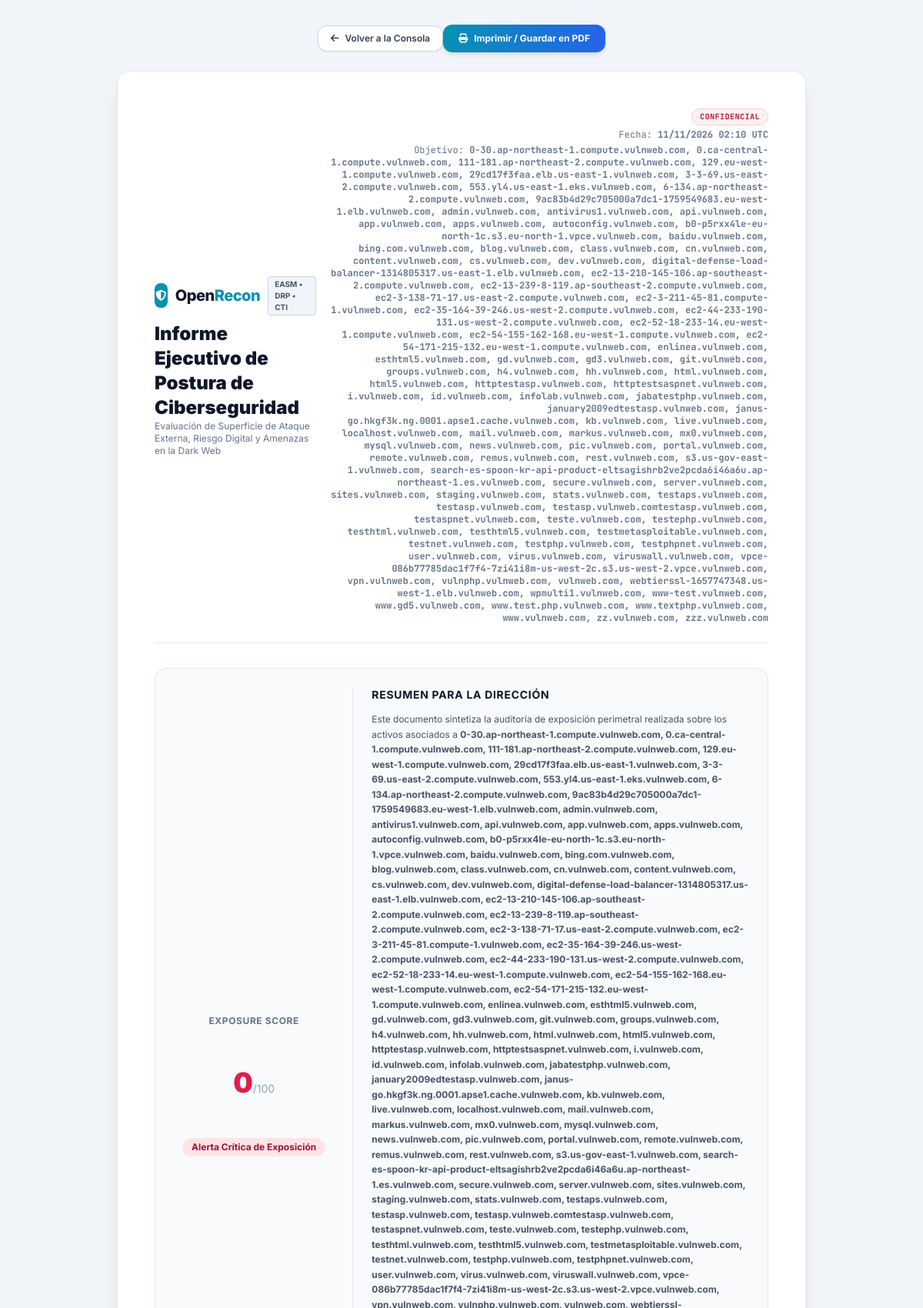
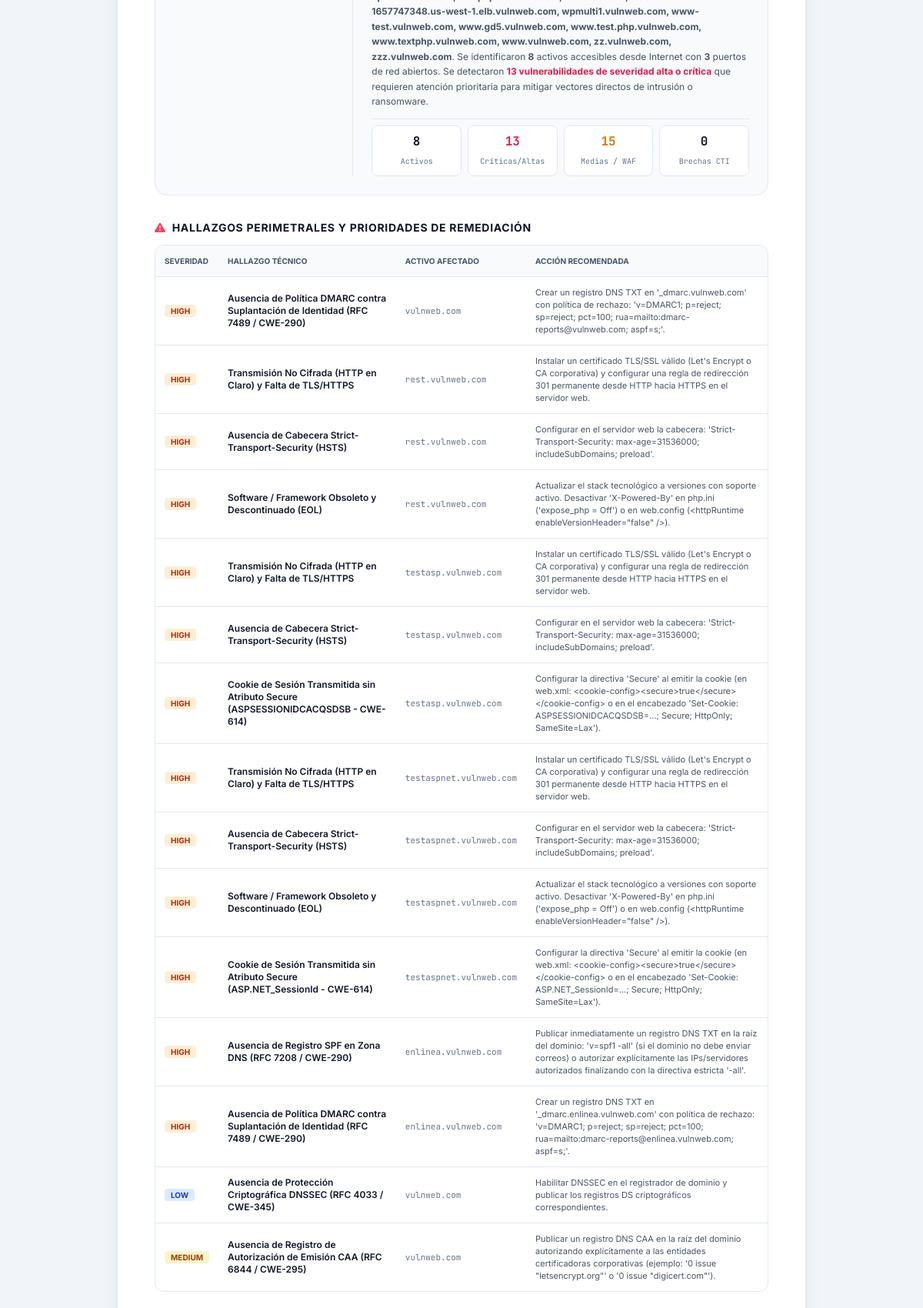
The app's page /report.php (upper part) with its own data (2 pictures, top to bottom).
### tables this page shows
CREATE TABLE vulnerabilities (
            id INTEGER PRIMARY KEY AUTOINCREMENT,
            asset_subdomain TEXT NOT NULL,
            title TEXT NOT NULL,
            severity TEXT NOT NULL,
            description TEXT,
            remediation TEXT,
            created_at DATETIME DEFAULT CURRENT_TIMESTAMP
        , status TEXT DEFAULT 'OPEN', mitigation_notes TEXT, cve_id TEXT, validation_state TEXT DEFAULT 'POTENCIAL', cvss_score REAL DEFAULT 0.0, epss_score REAL DEFAULT 0.0, cisa_kev INTEGER DEFAULT 0, evidence TEXT);

### report.php (the view, shortened to what this page needs)
<?php
$dbFile = __DIR__ . '/openrecon.sqlite';
try {
    $pdo = new PDO("sqlite:" . $dbFile);
    $pdo->setAttribute(PDO::ATTR_ERRMODE, PDO::ERRMODE_EXCEPTION);
    $pdo->setAttribute(PDO::ATTR_DEFAULT_FETCH_MODE, PDO::FETCH_ASSOC);
    $requestedSeed = trim($_GET['seed'] ?? '');
    if (!empty($requestedSeed) && $requestedSeed !== 'ALL') {
        $domainTitle = $requestedSeed;
        $totalAssets = (int)$pdo->prepare("SELECT COUNT(*) FROM assets WHERE seed_domain = ?")->execute([$requestedSeed]) ? $pdo->query("SELECT COUNT(*) FROM assets WHERE seed_domain = " . $pdo->quote($requestedSeed))->fetchColumn() : 0;
        $liveAssets = (int)$pdo->query("SELECT COUNT(*) FROM assets WHERE seed_domain = " . $pdo->quote($requestedSeed) . " AND is_live = 1")->fetchColumn();
        $openPorts = (int)$pdo->query("SELECT COUNT(*) FROM open_ports WHERE asset_subdomain IN (SELECT subdomain FROM assets WHERE seed_domain = " . $pdo->quote($requestedSeed) . ")")->fetchColumn();
        $critVulns = (int)$pdo->query("SELECT COUNT(*) FROM vulnerabilities WHERE severity = 'CRITICAL' AND (status = 'OPEN' OR status = 'IN_PROGRESS' OR status IS NULL) AND asset_subdomain IN (SELECT subdomain FROM assets WHERE seed_domain = " . $pdo->quote($requestedSeed) . ")")->fetchColumn();
        $highVulns = (int)$pdo->query("SELECT COUNT(*) FROM vulnerabilities WHERE severity = 'HIGH' AND (status = 'OPEN' OR status = 'IN_PROGRESS' OR status IS NULL) AND asset_subdomain IN (SELECT subdomain FROM assets WHERE seed_domain = " . $pdo->quote($requestedSeed) . ")")->fetchColumn();
        $medVulns = (int)$pdo->query("SELECT COUNT(*) FROM vulnerabilities WHERE severity = 'MEDIUM' AND (status = 'OPEN' OR status = 'IN_PROGRESS' OR status IS NULL) AND asset_subdomain IN (SELECT subdomain FROM assets WHERE seed_domain = " . $pdo->quote($requestedSeed) . ")")->fetchColumn();
        $lowVulns = (int)$pdo->query("SELECT COUNT(*) FROM vulnerabilities WHERE severity = 'LOW' AND (status = 'OPEN' OR status = 'IN_PROGRESS' OR status IS NULL) AND asset_subdomain IN (SELECT subdomain FROM assets WHERE seed_domain = " . $pdo->quote($requestedSeed) . ")")->fetchColumn();
        $resolvedVulns = (int)$pdo->query("SELECT COUNT(*) FROM vulnerabilities WHERE status = 'RESOLVED' AND asset_subdomain IN (SELECT subdomain FROM assets WHERE seed_domain = " . $pdo->quote($requestedSeed) . ")")->fetchColumn();
        $drpCount = (int)$pdo->query("SELECT COUNT(*) FROM drp_threats WHERE seed_domain = " . $pdo->quote($requestedSeed) . " AND (status = 'OPEN' OR status IS NULL)")->fetchColumn();
        $credLeaksCount = (int)$pdo->query("SELECT COUNT(*) FROM credential_leaks WHERE seed_domain = " . $pdo->quote($requestedSeed))->fetchColumn();
        $secretsCount = (int)$pdo->query("SELECT COUNT(*) FROM exposed_secrets WHERE asset_subdomain IN (SELECT subdomain FROM assets WHERE seed_domain = " . $pdo->quote($requestedSeed) . ")")->fetchColumn();
        $core = explode('.', $requestedSeed)[0];
        $ransomMatched = (int)$pdo->query("SELECT COUNT(*) FROM ransomware_leaks WHERE victim_name LIKE " . $pdo->quote('%' . $core . '%'))->fetchColumn();
        $assets = $pdo->query("SELECT * FROM assets WHERE seed_domain = " . $pdo->quote($requestedSeed) . " ORDER BY is_live DESC LIMIT 25")->fetchAll();
        $vulns = $pdo->query("SELECT v.* FROM vulnerabilities v JOIN assets a ON v.asset_subdomain = a.subdomain WHERE a.seed_domain = " . $pdo->quote($requestedSeed) . " AND (v.status != 'RESOLVED' OR v.status IS NULL) ORDER BY CASE v.severity WHEN 'CRITICAL' THEN 1 WHEN 'HIGH' THEN 2 ELSE 3 END LIMIT 15")->fetchAll();
        $threats = $pdo->query("SELECT * FROM drp_threats WHERE seed_domain = " . $pdo->quote($requestedSeed) . " LIMIT 10")->fetchAll();
        $leaks = $pdo->query("SELECT * FROM credential_leaks WHERE seed_domain = " . $pdo->quote($requestedSeed))->fetchAll();
        $totalIocs = (int)$pdo->query("SELECT COUNT(*) FROM threat_iocs")->fetchColumn();
    } else {
        $seeds = $pdo->query("SELECT domain FROM seeds")->fetchAll(PDO::FETCH_COLUMN);
        $domainTitle = !empty($seeds) ? implode(', ', $seeds) : 'Entidad Monitoreada';
        $liveAssets = (int)$pdo->query("SELECT COUNT(*) FROM assets WHERE is_live = 1 AND seed_domain IN (SELECT domain FROM seeds)")->fetchColumn();
        $openPorts = (int)$pdo->query("SELECT COUNT(*) FROM open_ports WHERE asset_subdomain IN (SELECT subdomain FROM assets WHERE seed_domain IN (SELECT domain FROM seeds))")->fetchColumn();
        $critVulns = (int)$pdo->query("SELECT COUNT(*) FROM vulnerabilities WHERE severity = 'CRITICAL' AND (status = 'OPEN' OR status = 'IN_PROGRESS' OR status IS NULL) AND asset_subdomain IN (SELECT subdomain FROM assets WHERE seed_domain IN (SELECT domain FROM seeds))")->fetchColumn();
        $highVulns = (int)$pdo->query("SELECT COUNT(*) FROM vulnerabilities WHERE severity = 'HIGH' AND (status = 'OPEN' OR status = 'IN_PROGRESS' OR status IS NULL) AND asset_subdomain IN (SELECT subdomain FROM assets WHERE seed_domain IN (SELECT domain FROM seeds))")->fetchColumn();
        $medVulns = (int)$pdo->query("SELECT COUNT(*) FROM vulnerabilities WHERE severity = 'MEDIUM' AND (status = 'OPEN' OR status = 'IN_PROGRESS' OR status IS NULL) AND asset_subdomain IN (SELECT subdomain FROM assets WHERE seed_domain IN (SELECT domain FROM seeds))")->fetchColumn();
        $lowVulns = (int)$pdo->query("SELECT COUNT(*) FROM vulnerabilities WHERE severity = 'LOW' AND (status = 'OPEN' OR status = 'IN_PROGRESS' OR status IS NULL) AND asset_subdomain IN (SELECT subdomain FROM assets WHERE seed_domain IN (SELECT domain FROM seeds))")->fetchColumn();
        $drpCount = (int)$pdo->query("SELECT COUNT(*) FROM drp_threats WHERE seed_domain IN (SELECT domain FROM seeds) AND (status = 'OPEN' OR status IS NULL)")->fetchColumn();
        $credLeaksCount = (int)$pdo->query("SELECT COUNT(*) FROM credential_leaks WHERE seed_domain IN (SELECT domain FROM seeds)")->fetchColumn();
        $secretsCount = (int)$pdo->query("SELECT COUNT(*) FROM exposed_secrets WHERE asset_subdomain IN (SELECT subdomain FROM assets WHERE seed_domain IN (SELECT domain FROM seeds))")->fetchColumn();
        $ransomMatched = (int)$pdo->query("SELECT COUNT(*) FROM ransomware_leaks WHERE is_matched = 1")->fetchColumn();
        $vulns = $pdo->query("SELECT v.* FROM vulnerabilities v JOIN assets a ON v.asset_subdomain = a.subdomain WHERE a.seed_domain IN (SELECT domain FROM seeds) AND (v.status != 'RESOLVED' OR v.status IS NULL) ORDER BY CASE v.severity WHEN 'CRITICAL' THEN 1 WHEN 'HIGH' THEN 2 ELSE 3 END LIMIT 15")->fetchAll();
    }
    $medPenalty = $medVulns * 3;
    $lowPenalty = $lowVulns * 1;
    $credPenalty = $credLeaksCount * 4;
    $penalty = ($critVulns * 25) + ($highVulns * 12) + ($secretsCount * 20) + ($ransomMatched * 50) + ($drpCount * 5) + $medPenalty + $lowPenalty + $credPenalty;
    $score = max(0, min(100, 100 - $penalty));
} catch (Exception $e) {
    die("Error cargando base de datos: " . $e->getMessage());
}
?>
<!DOCTYPE html>
<html lang="es">
<head>
    <link rel="stylesheet" href="assets/css/openrecon-styles.css">
    <link rel="stylesheet" href="assets/vendor/fontawesome/css/all.min.css">
    <script src="assets/js/tailwindcss.min.js"></script>
</head>
<body class="bg-slate-100 text-slate-800 p-4 sm:p-8">
    <div class="max-w-4xl mx-auto mb-6 flex items-center justify-between no-print">
        <a href="index.php" class="px-4 py-2 rounded-xl bg-white border border-slate-300 text-slate-700 text-xs font-semibold hover:bg-slate-50 transition flex items-center gap-2 shadow-sm">
            <i class="fa-solid fa-arrow-left"></i>
            <span>Volver a la Consola</span>
        </a>
        <button onclick="window.print()" class="px-5 py-2.5 rounded-xl bg-gradient-to-r from-cyan-600 to-blue-600 text-white text-xs font-bold shadow-md hover:from-cyan-500 hover:to-blue-500 transition flex items-center gap-2">
            <i class="fa-solid fa-print"></i>
            <span>Imprimir / Guardar en PDF</span>
        </button>
    </div>
    <div class="max-w-4xl mx-auto bg-white border border-slate-200 rounded-2xl shadow-xl p-8 sm:p-12 space-y-8">
        <div class="border-b border-slate-200 pb-6 flex flex-col sm:flex-row sm:items-center justify-between gap-4">
            <div>
                <div class="flex items-center gap-2.5 mb-1">
                    <span class="w-8 h-8 rounded-lg bg-cyan-600 text-white flex items-center justify-center font-bold text-sm shadow">
                        <i class="fa-solid fa-shield-halved"></i>
                    </span>
                    <span class="font-extrabold text-xl tracking-tight text-slate-900">Open<span class="text-cyan-600">Recon</span></span>
                    <span class="px-2 py-0.5 rounded text-[10px] font-bold bg-slate-100 text-slate-600 border border-slate-300 uppercase">EASM &bull; DRP &bull; CTI</span>
                </div>
                <h1 class="text-2xl font-black text-slate-900 mt-2">Informe Ejecutivo de Postura de Ciberseguridad</h1>
                <p class="text-xs text-slate-500">Evaluación de Superficie de Ataque Externa, Riesgo Digital y Amenazas en la Dark Web</p>
            </div>
            <div class="text-right sm:text-right text-xs text-slate-500 font-mono space-y-1">
                <span class="inline-block px-2.5 py-0.5 rounded-full text-[10px] font-bold uppercase tracking-wider bg-rose-50 text-rose-700 border border-rose-200">CONFIDENCIAL</span>
                <p class="mt-1">Fecha: <strong><?php echo date('d/m/Y H:i T'); ?></strong></p>
                <p>Objetivo: <strong><?php echo htmlspecialchars($domainTitle); ?></strong></p>
            </div>
        </div>
        <div class="grid grid-cols-1 md:grid-cols-12 gap-6 bg-slate-50 border border-slate-200 rounded-2xl p-6">
            <div class="md:col-span-4 flex flex-col items-center justify-center text-center border-b md:border-b-0 md:border-r border-slate-200 pb-4 md:pb-0 md:pr-6">
                <span class="text-xs font-bold text-slate-500 uppercase tracking-wider mb-2">Exposure Score</span>
                <div class="relative w-32 h-32 flex items-center justify-center">
                    <div class="text-4xl font-black <?php echo $score >= 75 ? 'text-emerald-600' : ($score >= 50 ? 'text-amber-600' : 'text-rose-600'); ?>">
                        <?php echo $score; ?><span class="text-sm text-slate-400 font-normal">/100</span>
                    </div>
                </div>
                <span class="px-3 py-1 rounded-full text-xs font-bold <?php echo $score >= 75 ? 'bg-emerald-100 text-emerald-800' : ($score >= 50 ? 'bg-amber-100 text-amber-800' : 'bg-rose-100 text-rose-800'); ?> mt-2">
                    <?php echo $score >= 75 ? 'Postura Defensiva Alta' : ($score >= 50 ? 'Riesgo Moderado' : 'Alerta Crítica de Exposición'); ?>
                </span>
            </div>
            <div class="md:col-span-8 flex flex-col justify-center space-y-3">
                <h3 class="text-sm font-bold text-slate-900 uppercase tracking-wider">Resumen para la Dirección</h3>
                <p class="text-xs text-slate-600 leading-relaxed">
                    Este documento sintetiza la auditoría de exposición perimetral realizada sobre los activos asociados a <strong><?php echo htmlspecialchars($domainTitle); ?></strong>.
                    Se identificaron <strong><?php echo $liveAssets; ?></strong> activos accesibles desde Internet con <strong><?php echo $openPorts; ?></strong> puertos de red abiertos.
                    <?php if ($critVulns + $highVulns > 0): ?>
                        Se detectaron <strong class="text-rose-600"><?php echo $critVulns + $highVulns; ?> vulnerabilidades de severidad alta o crítica</strong> que requieren atención prioritaria para mitigar vectores directos de intrusión o ransomware.
                    <?php else: ?>
                        No se detectaron servicios administrativos o bases de datos expuestos sin protección cortafuegos. El perímetro cuenta con protección de capa 7; las recomendaciones se enfocan en directivas de cookies, cabeceras HTTP secundarias y registros DNS corporativos.
                    <?php endif; ?>
                </p>
                <div class="grid grid-cols-4 gap-2 pt-2 border-t border-slate-200 text-center font-mono">
                    <div class="p-2 bg-white rounded-lg border border-slate-200">
                        <span class="block text-base font-bold text-slate-900"><?php echo $liveAssets; ?></span>
                        <span class="text-[10px] text-slate-500">Activos</span>
                    </div>
                    <div class="p-2 bg-white rounded-lg border border-slate-200">
                        <span class="block text-base font-bold text-rose-600"><?php echo $critVulns + $highVulns; ?></span>
                        <span class="text-[10px] text-slate-500">Críticas/Altas</span>
                    </div>
                    <div class="p-2 bg-white rounded-lg border border-slate-200">
                        <span class="block text-base font-bold text-amber-600"><?php echo $medVulns; ?></span>
                        <span class="text-[10px] text-slate-500">Medias / WAF</span>
                    </div>
                    <div class="p-2 bg-white rounded-lg border border-slate-200">
                        <span class="block text-base font-bold <?php echo $credLeaksCount > 0 ? 'text-rose-600' : 'text-slate-900'; ?>"><?php echo $credLeaksCount; ?></span>
                        <span class="text-[10px] text-slate-500">Brechas CTI</span>
                    </div>
                </div>
            </div>
        </div>
        <div class="space-y-3">
            <h3 class="text-sm font-bold text-slate-900 uppercase tracking-wider flex items-center gap-2">
                <i class="fa-solid fa-triangle-exclamation text-rose-500"></i>
                Hallazgos Perimetrales y Prioridades de Remediación
            </h3>
            <?php if (empty($vulns)): ?>
                <p class="text-xs text-slate-500 italic p-4 bg-slate-50 rounded-xl border border-slate-200">
                    No se registran vulnerabilidades activas abiertas en este momento.
                </p>
            <?php else: ?>
                <div class="overflow-x-auto border border-slate-200 rounded-xl">
                    <table class="w-full text-left text-xs">
                        <thead class="bg-slate-50 text-slate-600 uppercase text-[10px] border-b border-slate-200">
                            <tr>
                                <th class="p-3">Severidad</th>
                                <th class="p-3">Hallazgo Técnico</th>
                                <th class="p-3">Activo Afectado</th>
                                <th class="p-3">Acción Recomendada</th>
                            </tr>
                        </thead>
                        <tbody class="divide-y divide-slate-200 text-slate-700">
                            <?php foreach ($vulns as $v): ?>
                            <tr>
                                <td class="p-3 font-bold whitespace-nowrap">
                                    <span class="px-2 py-0.5 rounded text-[10px] uppercase <?php echo $v['severity'] === 'CRITICAL' ? 'bg-rose-100 text-rose-800' : ($v['severity'] === 'HIGH' ? 'bg-orange-100 text-orange-800' : ($v['severity'] === 'MEDIUM' ? 'bg-amber-100 text-amber-800' : 'bg-blue-100 text-blue-800')); ?>">
                                        <?php echo $v['severity']; ?>
                                    </span>
                                </td>
                                <td class="p-3 font-semibold text-slate-900"><?php echo htmlspecialchars($v['title']); ?></td>
                                <td class="p-3 font-mono text-[11px] text-slate-500 whitespace-nowrap"><?php echo htmlspecialchars($v['asset_subdomain']); ?></td>
                                <td class="p-3 text-[11px] text-slate-600"><?php echo htmlspecialchars($v['remediation']); ?></td>
                            </tr>
                            <?php endforeach; ?>
                        </tbody>
                    </table>
                </div>
            <?php endif; ?>
        </div>
    </div>
</body>
</html>

### records on screen
vulnerabilities: severity "HIGH", title "Ausencia de Política DMARC contra Suplantación de Identidad (RFC 7489 / CWE-290)", asset_subdomain "vulnweb.com", remediation "Crear un registro DNS TXT en '_dmarc.vulnweb.com' con política de rechazo: 'v=DMARC1; p=reject; sp=reject; pct=100; rua=mailto:dmarc-reports@vulnweb.com; aspf=s;'."
vulnerabilities: severity "HIGH", title "Transmisión No Cifrada (HTTP en Claro) y Falta de TLS/HTTPS", asset_subdomain "rest.vulnweb.com", remediation "Instalar un certificado TLS/SSL válido (Let's Encrypt o CA corporativa) y configurar una regla de redirección 301 permanente desde HTTP hacia HTTPS en el servidor web."
vulnerabilities: severity "HIGH", title "Ausencia de Cabecera Strict-Transport-Security (HSTS)", asset_subdomain "rest.vulnweb.com", remediation "Configurar en el servidor web la cabecera: 'Strict-Transport-Security: max-age=31536000; includeSubDomains; preload'."
vulnerabilities: severity "HIGH", title "Software / Framework Obsoleto y Descontinuado (EOL)", asset_subdomain "rest.vulnweb.com", remediation "Actualizar el stack tecnológico a versiones con soporte activo. Desactivar 'X-Powered-By' en php.ini ('expose_php = Off') o en web.config (<httpRuntime enableVersionHeader=\"false\" />)."
vulnerabilities: severity "HIGH", title "Transmisión No Cifrada (HTTP en Claro) y Falta de TLS/HTTPS", asset_subdomain "testasp.vulnweb.com", remediation "Instalar un certificado TLS/SSL válido (Let's Encrypt o CA corporativa) y configurar una regla de redirección 301 permanente desde HTTP hacia HTTPS en el servidor web."
vulnerabilities: severity "HIGH", title "Ausencia de Cabecera Strict-Transport-Security (HSTS)", asset_subdomain "testasp.vulnweb.com", remediation "Configurar en el servidor web la cabecera: 'Strict-Transport-Security: max-age=31536000; includeSubDomains; preload'."
vulnerabilities: severity "HIGH", title "Cookie de Sesión Transmitida sin Atributo Secure (ASPSESSIONIDCACQSDSB - CWE-614)", asset_subdomain "testasp.vulnweb.com", remediation "Configurar la directiva 'Secure' al emitir la cookie (en web.xml: <cookie-config><secure>true</secure></cookie-config> o en el encabezado 'Set-Cookie: ASPSESSIONIDCACQSDSB=...; Secure; HttpOnly; SameSite=Lax')."
vulnerabilities: severity "HIGH", title "Transmisión No Cifrada (HTTP en Claro) y Falta de TLS/HTTPS", asset_subdomain "testaspnet.vulnweb.com", remediation "Instalar un certificado TLS/SSL válido (Let's Encrypt o CA corporativa) y configurar una regla de redirección 301 permanente desde HTTP hacia HTTPS en el servidor web."
vulnerabilities: severity "HIGH", title "Ausencia de Cabecera Strict-Transport-Security (HSTS)", asset_subdomain "testaspnet.vulnweb.com", remediation "Configurar en el servidor web la cabecera: 'Strict-Transport-Security: max-age=31536000; includeSubDomains; preload'."
vulnerabilities: severity "HIGH", title "Software / Framework Obsoleto y Descontinuado (EOL)", asset_subdomain "testaspnet.vulnweb.com", remediation "Actualizar el stack tecnológico a versiones con soporte activo. Desactivar 'X-Powered-By' en php.ini ('expose_php = Off') o en web.config (<httpRuntime enableVersionHeader=\"false\" />)."
vulnerabilities: severity "HIGH", title "Cookie de Sesión Transmitida sin Atributo Secure (ASP.NET_SessionId - CWE-614)", asset_subdomain "testaspnet.vulnweb.com", remediation "Configurar la directiva 'Secure' al emitir la cookie (en web.xml: <cookie-config><secure>true</secure></cookie-config> o en el encabezado 'Set-Cookie: ASP.NET_SessionId=...; Secure; HttpOnly; SameSite=Lax')."
vulnerabilities: severity "HIGH", title "Ausencia de Registro SPF en Zona DNS (RFC 7208 / CWE-290)", asset_subdomain "enlinea.vulnweb.com", remediation "Publicar inmediatamente un registro DNS TXT en la raíz del dominio: 'v=spf1 -all' (si el dominio no debe enviar correos) o autorizar explícitamente las IPs/servidores autorizados finalizando con la directiva estricta '-all'."
vulnerabilities: severity "HIGH", title "Ausencia de Política DMARC contra Suplantación de Identidad (RFC 7489 / CWE-290)", asset_subdomain "enlinea.vulnweb.com", remediation "Crear un registro DNS TXT en '_dmarc.enlinea.vulnweb.com' con política de rechazo: 'v=DMARC1; p=reject; sp=reject; pct=100; rua=mailto:dmarc-reports@enlinea.vulnweb.com; aspf=s;'."
vulnerabilities: severity "LOW", title "Ausencia de Protección Criptográfica DNSSEC (RFC 4033 / CWE-345)", asset_subdomain "vulnweb.com", remediation "Habilitar DNSSEC en el registrador de dominio y publicar los registros DS criptográficos correspondientes."
vulnerabilities: severity "MEDIUM", title "Ausencia de Registro de Autorización de Emisión CAA (RFC 6844 / CWE-295)", asset_subdomain "vulnweb.com", remediation "Publicar un registro DNS CAA en la raíz del dominio autorizando explícitamente a las entidades certificadoras corporativas (ejemplo: '0 issue \"letsencrypt.org\"' o '0 issue \"digicert.com\"')."

### other values on screen
$score "0"
$liveAssets "8"
$openPorts "3"
$critVulns + $highVulns "13"
$medVulns "15"
$credLeaksCount "0"
